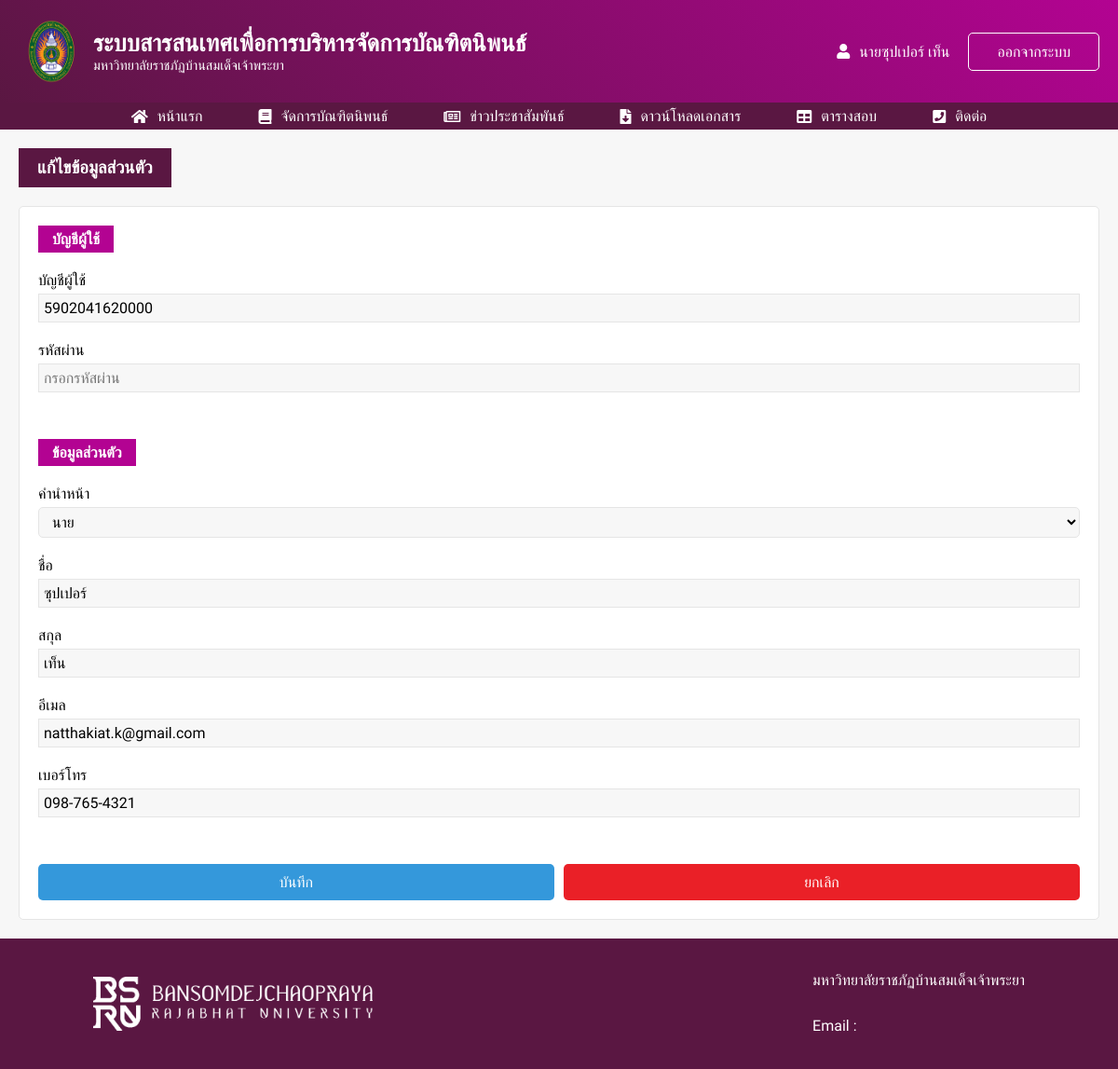
The page /student_profile.php?student_id=6 (signed in) on the database its author committed.
### tables this page shows
CREATE TABLE `student` (
  `student_id` int(10) NOT NULL,
  `tname` varchar(20) NOT NULL,
  `fname` varchar(100) NOT NULL,
  `lname` varchar(100) NOT NULL,
  `class` varchar(20) DEFAULT NULL,
  `field` varchar(200) DEFAULT NULL,
  `faculty` varchar(200) DEFAULT NULL,
  `email` varchar(60) NOT NULL,
  `tel` varchar(20) NOT NULL,
  `student_card` varchar(15) NOT NULL,
  `username` varchar(50) NOT NULL,
  `password` varchar(100) NOT NULL,
  `dateofbirth` varchar(20) NOT NULL,
  `status` int(1) NOT NULL,
  `research_id` int(10) NOT NULL,
  `create_up` varchar(20) NOT NULL
);

### student_profile.php (the view, shortened to what this page needs)
<!DOCTYPE html>
<html lang="en">
  <head>
    <?php include('root.php'); ?>
    <?php include('import.php'); ?>
  </head>
  <body>
  <?php include('student_navbarLogin.php'); ?>
  <?php
    $stmt = $pdo->query("select * from student where student_id = ".$_REQUEST['student_id']."  ");
    while($row = $stmt->fetch(PDO::FETCH_ASSOC)){
?>
    <form action="poststudent_profile.php" method="post" class="container">
    <div class="txt-header-manage">
        <h3 class="text-header">แก้ไขข้อมูลส่วนตัว</h3>
      </div>
      <div class="card-column">
        <h4 class="header-manage-research">บัญชีผู้ใช้</h4>
        <div class="form-control">
            <p>บัญชีผู้ใช้</p>
            <input type="text" name="username" value="<?php echo $row['username'] ; ?>"  class="txt-input" placeholder="กรอกบัญชีผู้ใช้">
        </div>
        <div class="form-control">
            <p>รหัสผ่าน</p>
            <input type="password" name="password"  class="txt-input" placeholder="กรอกรหัสผ่าน">
        </div>
        <h4 class="mt-50 header-manage-research">ข้อมูลส่วนตัว</h4>
        <div class="form-control">
            <p>คำนำหน้า</p>
            <select name="tname"  class="sel sel-input">
                <option value="<?php echo $row['tname'] ; ?>"><?php echo $row['tname'] ; ?></option>
            </select>
        </div>
        <div class="form-control">
            <p>ชื่อ</p>
            <input value="<?php echo $row['fname'] ; ?>"  name="fname"  type="text" class="txt-input" placeholder="กรอกชื่อ">
        </div>
        <div class="form-control">
            <p>สกุล</p>
            <input value="<?php echo $row['lname'] ; ?>"  name="lname"   type="text" class="txt-input" placeholder="กรอกสกุล">
        </div>
        <div class="form-control">
            <p>อีเมล</p>
            <input value="<?php echo $row['email'] ; ?>"  name="email"  type="text" class="txt-input" placeholder="กรอกอีเมล">
        </div>
        <div class="form-control">
            <p>เบอร์โทร</p>
            <input value="<?php echo $row['tel'] ; ?>"  name="tel"  type="text" class="txt-input" placeholder="กรอกอีเมล">
        </div>
        <div class="btn-control">
            <button class="btn btn-info btn-submit">บันทึก</button>
            <a href="student_research.php" class="btn btn-danger btn-submit">ยกเลิก</a>
        </div>
      </div>
    </form>
    <?php
    }
?>
    <?php include('footer.php'); ?>
  </body>
</html>

### student_navbarLogin.php (shortened to what this page needs)
  <?php
    $stmt = $pdo->query("select * from student where student_id = ".$_REQUEST['student_id']." ");
    while($row = $stmt->fetch(PDO::FETCH_ASSOC)){
  ?>
<nav>
    <div class="nav-container">
        <a href="index.php?student_id=<?php echo $row['student_id'] ; ?>" class="nav-logo">
            <div class="nav-logo-img">
                <img src="img/logo-main.png" />
            </div>
            <div class="nav-logo-title">
                <p>ระบบสารสนเทศเพื่อการบริหารจัดการบัณฑิตนิพนธ์</p>
                <p>มหาวิทยาลัยราชภัฏบ้านสมเด็จเจ้าพระยา</p>
            </div>
        </a>
        <div class="nav-login">
            <a href="student_profile.php?student_id=<?php echo $row['student_id'] ; ?>" class="user-has-login"><i class="fas fa-user"></i><?php echo $row['tname'] ; ?><?php echo $row['fname'] ; ?> <?php echo $row['lname'] ; ?></a>
            <a onclick="logout()" class="btn btn-login">ออกจากระบบ</a>
        </div>
    </div>
</nav>
<section class="nav-menu">
    <ul class="nav-menu-container">
        <li>
            <a href="index.php?student_id=<?php echo $row['student_id'] ; ?>"><i class="fas fa-home"></i> หน้าแรก</a>
        </li>
        <li>
            <a href="student_research.php?student_id=<?php echo $row['student_id'] ; ?>"><i class="fas fa-book"></i> จัดการบัณฑิตนิพนธ์</a>
        </li>
        <li>
            <a href="news.php?student_id=<?php echo $row['student_id'] ; ?>"><i class="far fa-newspaper"></i> ข่าวประชาสัมพันธ์</a>
        </li>
        <li>
            <a href="paper.php?student_id=<?php echo $row['student_id'] ; ?>"><i class="fas fa-file-download"></i> ดาวน์โหลดเอกสาร</a>
        </li>
        <li>
            <a href="exam.php?student_id=<?php echo $row['student_id'] ; ?>"><i class="fas fa-table"></i> ตารางสอบ</a>
        </li>
        <li>
            <a href="contact.php?student_id=<?php echo $row['student_id'] ; ?>"><i class="fas fa-phone-square"></i> ติดต่อ</a>
        </li>
    </ul>
</section>
<?php
   }
  ?>

### css/style.css (style rules this page uses)
* { margin: 0; padding: 0; box-sizing: border-box; font-family: 'Prompt', sans-serif; text-decoration: none; }
:root { --color-primary: #5a1742; --color-sub: #b30392; --color-light: #fff; --danger: #EA2027; --warning: #FFC312; --success: #1abc9c; --info: #3498db; }
.btn { display: flex; justify-content: center; align-items: center; border: none; font-size: 1rem; border-radius: 5px; transition: .3s ease; cursor: pointer; padding: 10px 20px; text-align: center; }
.btn-danger { background: var(--danger); color: var(--color-light); }
.btn-info { background: var(--info); color: var(--color-light); }
.container { max-width: 1200px; margin: 0 auto; padding: 20px; min-height: 80vh; }
body { background: #f7f7f7; }
.sel { font-size: 1rem; padding: 5px 10px; border: 1px solid #e5e5e5; border-radius: 5px; }
nav { width: 100%; padding: 20px 0; background: linear-gradient(45deg, var(--color-primary), var(--color-sub)); }
.nav-container { display: flex; justify-content: space-between; align-items: center; max-width: 1200px; margin: 0 auto; padding: 0 20px; }
.nav-logo { display: flex; align-items: center; }
.nav-logo-img { width: 70px; height: 70px; margin-right: 10px; }
.nav-logo-img img { width: 100%; height: 100%; object-fit: contain; }
.nav-logo-title p { color: var(--color-light); }
.nav-logo-title p:first-child { font-size: 1.6rem; font-weight: 600; }
.nav-logo-title p:last-child { font-size: .9rem; font-weight: 300; }
.nav-login { display: flex; align-items: center; }
.user-has-login { color: var(--color-light); margin-right: 20px; }
.user-has-login i { margin-right: 10px; }
.btn-login { color: var(--color-light); border: 1px solid var(--color-light); padding: 10px 30px; }
.nav-menu { width: 100%; background: var(--color-primary); position: sticky; }
.nav-menu-container { max-width: 1200px; margin: 0 auto; display: flex; justify-content: center; }
.nav-menu-container li { list-style: none; }
.nav-menu-container li a { display: flex; justify-content: center; align-items: center; color: var(--color-light); padding: 5px 20px; margin: 0 10px; transition: .3s ease; }
.nav-menu-container li a i { margin-right: 10px; }
.text-header { color: var(--color-light); background: var(--color-primary); width: fit-content; padding: 10px 20px; margin-bottom: 20px; }
.txt-header-manage { width: 100%; display: flex; justify-content: space-between; align-items: center; }
.card-column { width: 100%; background: #fff; border: 1px solid #e5e5e5; padding: 20px; border-radius: 5px; }
.header-manage-research { font-weight: 600; color: var(--color-light); background: var(--color-sub); width: fit-content; padding: 5px 15px; }
.form-control { width: 100%; display: flex; flex-direction: column; margin: 20px 0; }
.form-control p { margin-bottom: 5px; }
.txt-input { font-size: 1rem; padding: 5px; border: 1px solid #e5e5e5; background: #f7f7f7; outline-color: var(--color-sub); }
.mt-50 { margin-top: 50px; }
.sel-input { background: #f7f7f7; outline-color: var(--color-sub); }
.btn-control { width: 100%; display: flex; margin-top: 50px; }
.btn-control :first-child { margin-right: 10px; }
.btn-submit { width: 100%; }

### rows shown on the page
student: tname "นาย", fname "ซุปเปอร์", lname "เท็น", username "5902041620000", email "natthakiat.k@gmail.com", tel "098-765-4321"
